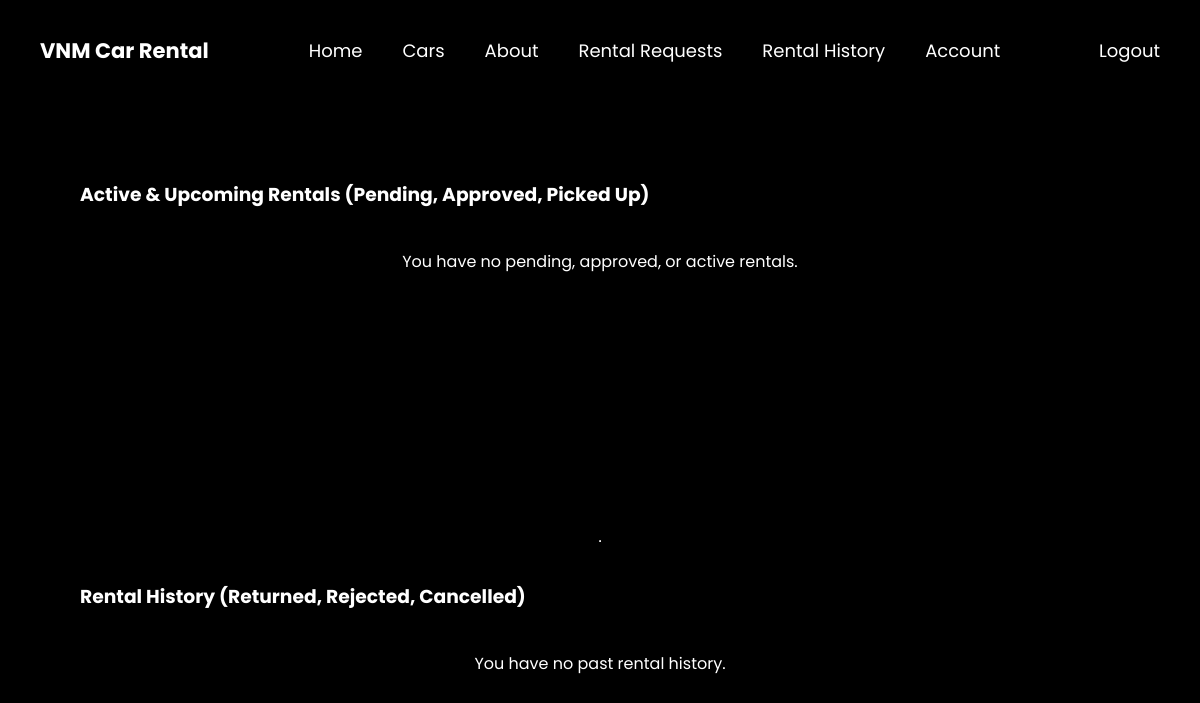
The app's page /vnm-system1/php/customer_lifecycle.php (signed in), older data.
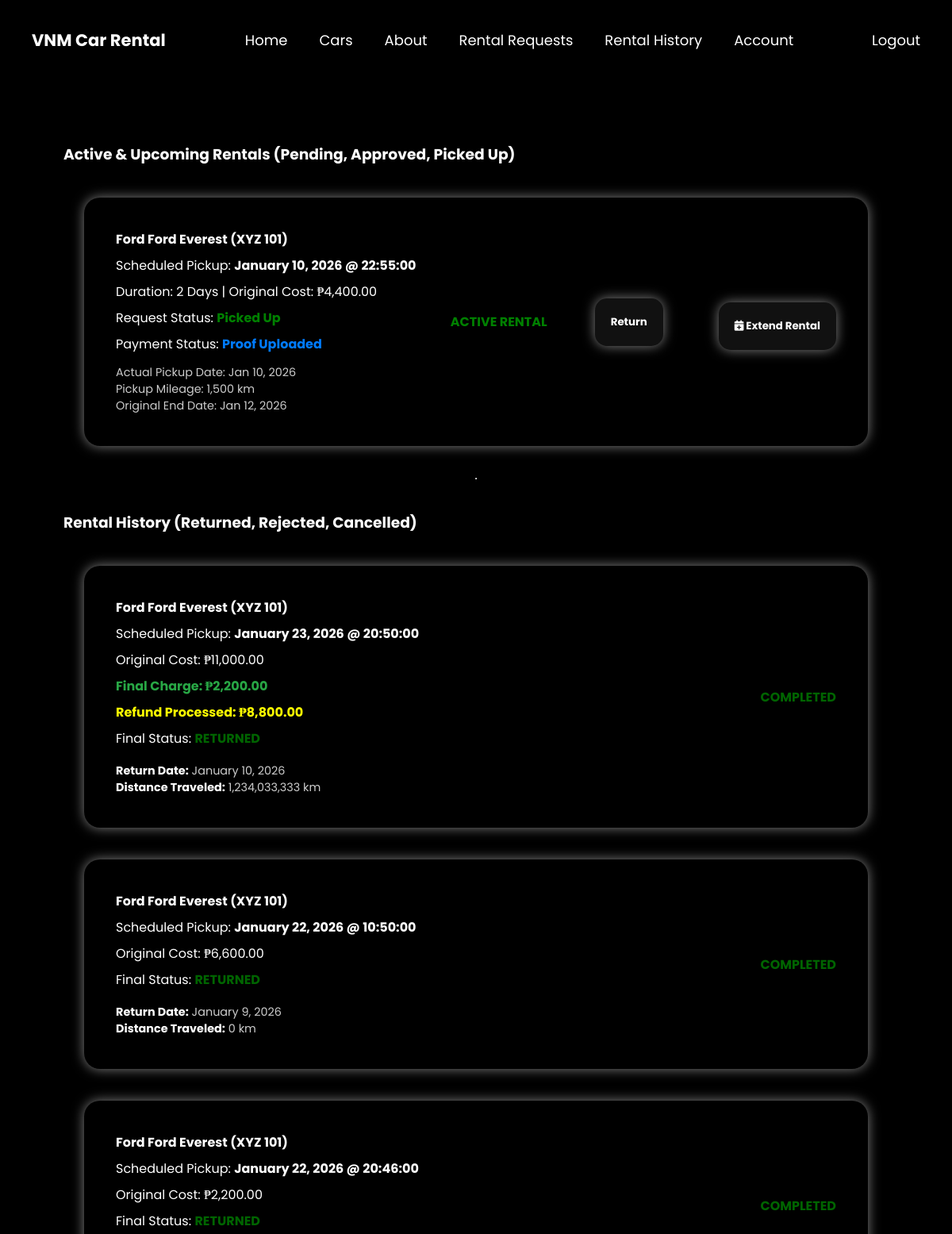
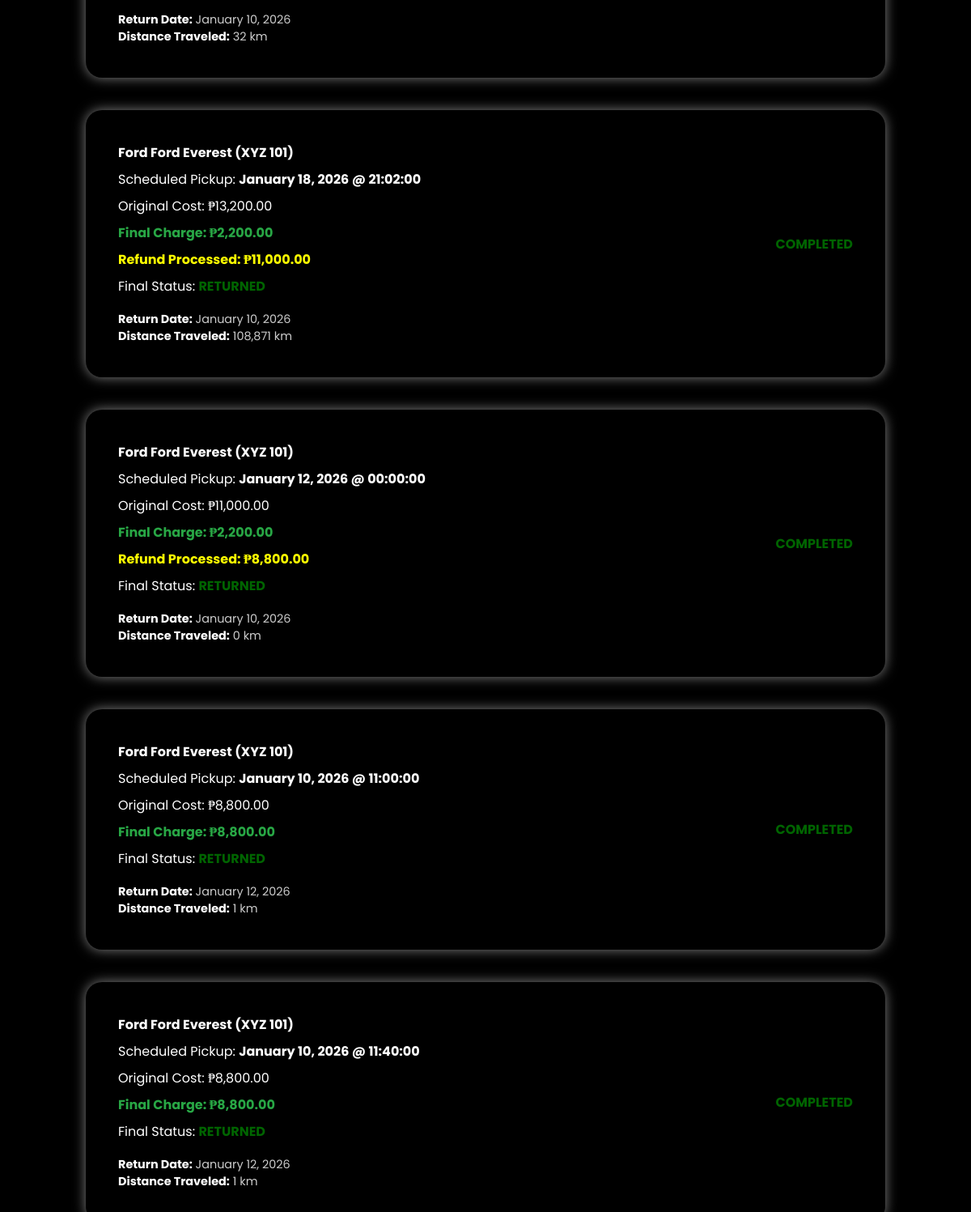
The same page, newer data (2 pictures, top to bottom).
### tables this page shows
CREATE TABLE `rental_requests` (
  `request_id` int(11) NOT NULL,
  `user_id` int(11) NOT NULL,
  `car_id` int(11) NOT NULL,
  `driver_license_photo` varchar(500) DEFAULT NULL,
  `rental_date` date NOT NULL,
  `rental_time` time NOT NULL,
  `rental_duration_days` int(11) NOT NULL,
  `total_cost` decimal(10,2) DEFAULT NULL,
  `odometer_pickup` int(11) DEFAULT NULL,
  `condition_pickup` text DEFAULT NULL,
  `actual_pickup_datetime` datetime DEFAULT NULL,
  `payment_proof_path` varchar(255) DEFAULT NULL,
  `payment_method` varchar(50) DEFAULT NULL,
  `payment_reference_no` varchar(100) DEFAULT NULL,
  `admin_notes` text DEFAULT NULL,
  `request_status` enum('Pending','Approved','Rejected','Cancelled','Picked Up','Returned','Early Return Requested','Early_Return_Approved','Early_Return_Scheduled') NOT NULL DEFAULT 'Pending',
  `request_timestamp` datetime NOT NULL DEFAULT current_timestamp(),
  `payment_status` enum('Unpaid','Paid','Proof Uploaded') NOT NULL DEFAULT 'Unpaid',
  `rental_lifecycle_status` enum('Scheduled','PickedUp','OnRide','Returned') NOT NULL DEFAULT 'Scheduled'
);

CREATE TABLE `cars` (
  `car_id` int(11) NOT NULL,
  `model` varchar(100) NOT NULL,
  `plate_no` varchar(20) NOT NULL,
  `car_brand` varchar(100) NOT NULL,
  `year` year(4) NOT NULL,
  `daily_rate` decimal(10,2) NOT NULL,
  `owner` varchar(150) NOT NULL,
  `fuel_type` varchar(50) NOT NULL,
  `transmission` varchar(50) NOT NULL,
  `is_available` tinyint(1) DEFAULT 1,
  `location_id` int(11) NOT NULL,
  `image` varchar(255) DEFAULT NULL,
  `availability` tinyint(1) NOT NULL DEFAULT 1,
  `description` text DEFAULT NULL
);

CREATE TABLE `rental_pickup_details` (
  `pickup_id` int(11) NOT NULL,
  `request_id` int(11) NOT NULL,
  `pickup_admin_id` int(11) DEFAULT NULL,
  `pickup_date_actual` datetime NOT NULL,
  `car_condition_pickup` text DEFAULT NULL,
  `odometer_pickup` int(11) DEFAULT NULL
);

CREATE TABLE `rental_return_requests` (
  `id` int(11) NOT NULL,
  `request_id` int(11) NOT NULL,
  `user_id` int(11) NOT NULL,
  `requested_at` datetime NOT NULL,
  `total_deducted_cost` decimal(10,2) NOT NULL COMMENT 'Cost based on requested return date',
  `status` varchar(50) NOT NULL DEFAULT 'Pending',
  `scheduled_return_date` date DEFAULT NULL,
  `scheduled_return_time` time DEFAULT NULL
);

CREATE TABLE `rental_return_details` (
  `return_id` int(11) NOT NULL,
  `request_id` int(11) NOT NULL,
  `return_admin_id` int(11) DEFAULT NULL,
  `return_date_actual` datetime NOT NULL,
  `car_condition_return` text DEFAULT NULL,
  `odometer_return` int(11) DEFAULT NULL,
  `damage_fee` decimal(10,2) NOT NULL DEFAULT 0.00,
  `final_refund_amount` decimal(10,2) NOT NULL DEFAULT 0.00
);

### vnm-system1/php/customer_lifecycle.php (the view, shortened to what the changed rows need)
<?php
include 'db.php';
$current_user_id = (int) $_SESSION['user'];
$current_sql = "
    SELECT
        rr.request_id, rr.rental_date, rr.rental_time, rr.rental_duration_days, rr.total_cost, rr.request_status, rr.payment_status, rr.car_id, /* <<< ADDED rr.car_id */
        c.car_brand, c.model, c.plate_no, c.daily_rate, /* <<< ADDED c.daily_rate */
        pd.pickup_date_actual, pd.odometer_pickup, pd.car_condition_pickup,
        -- Calculate the original expected return date based on actual pickup + duration
        DATE_ADD(pd.pickup_date_actual, INTERVAL rr.rental_duration_days DAY) AS expected_return_date,
        rrr.scheduled_return_date, rrr.scheduled_return_time,
        rrr.total_deducted_cost
    FROM rental_requests rr
    INNER JOIN cars c ON rr.car_id = c.car_id
    LEFT JOIN rental_pickup_details pd ON rr.request_id = pd.request_id
    LEFT JOIN rental_return_requests rrr ON rr.request_id = rrr.request_id
    WHERE rr.request_status IN ('Pending', 'Approved', 'Picked Up', 'Early Return Requested', 'Early_Return_Approved', 'Early_Return_Scheduled')
        AND rr.user_id = ?
    ORDER BY FIELD(rr.request_status, 'Picked Up', 'Early_Return_Scheduled', 'Early_Return_Approved', 'Early Return Requested', 'Approved', 'Pending') ASC, rr.rental_date ASC";
$stmt_current = $conn->prepare($current_sql);
$stmt_current->bind_param('i', $current_user_id);
$stmt_current->execute();
$current_details = $stmt_current->get_result();
$history_sql = "
    SELECT
        rr.request_id, rr.rental_date, rr.rental_time, rr.total_cost, rr.request_status, rr.payment_status,
        c.car_brand, c.model, c.plate_no,
        pd.odometer_pickup,
        rd.odometer_return, rd.return_date_actual, rd.damage_fee,
        rrr.total_deducted_cost
    FROM rental_requests rr
    INNER JOIN cars c ON rr.car_id = c.car_id
    LEFT JOIN rental_pickup_details pd ON rr.request_id = pd.request_id
    LEFT JOIN rental_return_details rd ON rr.request_id = rd.request_id
    LEFT JOIN rental_return_requests rrr ON rr.request_id = rrr.request_id
    WHERE rr.request_status IN ('Returned', 'Rejected', 'Cancelled')
        AND rr.user_id = ?
    ORDER BY rr.rental_date DESC";
$stmt_history = $conn->prepare($history_sql);
$stmt_history->bind_param('i', $current_user_id);
$stmt_history->execute();
$history_details = $stmt_history->get_result();
?>
<!DOCTYPE html>
<html lang="en">
<head>
    <link rel="stylesheet" href="../css/main.css">
    <link rel="stylesheet" href="../css/rent_form.css?v=1.01">
    <link rel="stylesheet" href="../css/rental.css?v=1.5">
    <link rel="stylesheet" href="https://cdnjs.cloudflare.com/ajax/libs/font-awesome/6.0.0-beta3/css/all.min.css">
</head>
<body>
    <main>
        <section id="upcoming">
            <h3>Active & Upcoming Rentals (Pending, Approved, Picked Up)</h3>
            <?php if ($current_details->num_rows > 0): ?>
                <?php while ($row = $current_details->fetch_assoc()):
                    $car_id = htmlspecialchars($row['car_id']);
                    $daily_rate = (float)($row['daily_rate'] ?? 0.00);
                    $rental_duration_days = (int)($row['rental_duration_days']);
                    $rental_date_display = date('F j, Y', strtotime($row['rental_date']));
                    $car_display = htmlspecialchars("{$row['car_brand']} {$row['model']} ({$row['plate_no']})");
                    $status_text = htmlspecialchars($row['request_status']);
                    $payment_status = htmlspecialchars($row['payment_status']);
                    $old_end_date = date('Y-m-d', strtotime($row['rental_date'] . ' + ' . $rental_duration_days . ' days'));
                    $original_cost = (float)($row['total_cost'] ?? 0.00);
                    $status_color = 'grey';
                    if ($status_text === 'Picked Up') $status_color = 'green';
                    $payment_status_color = '#dc3545';
                    if ($payment_status === 'Paid') {
                        $payment_status_color = 'darkgreen';
                    } elseif ($payment_status === 'Proof Uploaded') {
                        $payment_status_color = '#007bff';
                    }
                    $popover_data = json_encode([
                        'request_id' => $row['request_id'],
                        'car_display' => $car_display,
                        'total_cost' => number_format($row['total_cost'], 2)
                    ]);
                    $extend_popover_data = json_encode([
                        'request_id' => $row['request_id'],
                        'car_display' => $car_display,
                        'daily_rate' => $daily_rate,
                        'old_end_date' => $old_end_date,
                        'car_id' => $car_id
                    ]);
                ?>
                <div class="rental-detail">
                    <div class="detail">
                        <h4><?= $car_display ?></h4>
                        <p>Scheduled Pickup: <strong><?= $rental_date_display ?> @ <?= htmlspecialchars($row['rental_time']) ?></strong></p>
                        <p>Duration: <?= $rental_duration_days ?> Days | Original Cost: ₱<?= number_format($original_cost, 2) ?></p>
                        <p>Request Status: <span style="font-weight: bold; color: <?= $status_color ?>;"><?= str_replace('_', ' ', $status_text) ?></span></p>
                        <p>Payment Status: <span style="font-weight: bold; color: <?= $payment_status_color ?>;"><?= $payment_status ?></span></p>
                        <?php if ($status_text === 'Picked Up'): ?>
                            <p style="font-size: 0.9em; color: #ccc; margin-top: 5px;">
                                Actual Pickup Date: <?= date('M j, Y', strtotime($row['pickup_date_actual'])) ?><br>
                                Pickup Mileage: <?= number_format($row['odometer_pickup'] ?? 0) ?> km<br>
                                Original End Date: <?= date('M j, Y', strtotime($old_end_date)) ?>
                            </p>
                        <?php endif; ?>
                    </div>
                    <div class="action-status">
                        <?php if ($status_text === 'Approved' && $payment_status === 'Unpaid'): ?>
                            <button
                                id="payment-button-<?= $row['request_id'] ?>"
                                data-popover-details='<?= htmlspecialchars($popover_data, ENT_QUOTES, 'UTF-8') ?>'
                                onclick="openPaymentPopover(this)"
                                popovertarget="payment-popover"
                                style="background-color: #ffc107; color: black; border: none; padding: 8px 15px; border-radius: 4px; cursor: pointer; font-weight: bold;"
                            >Upload Payment Proof</button>
                        <?php elseif ($status_text === 'Approved' && $payment_status === 'Proof Uploaded'): ?>
                            <p style="color: #007bff; font-weight: bold; margin: 0;">Proof Awaiting Admin Check</p>
                        <?php elseif ($status_text === 'Picked Up'): ?>
                            <p style="color: green; font-weight: bold; margin: 0;">ACTIVE RENTAL</p>
                        <?php endif; ?>
                        <?php if ($status_text === 'Picked Up'): ?>
                            <form action="request_return.php" method="post" style="display: inline-block; margin-right: 10px;">
                                <button type="submit" name="return_button" class="vnm-action-button">Return</button>
                            </form>
                            <button
                                id="extend-button-<?= $row['request_id'] ?>"
                                data-popover-details='<?= htmlspecialchars($extend_popover_data, ENT_QUOTES, 'UTF-8') ?>'
                                onclick="openExtendPopover(this)"
                                popovertarget="extend-popover"
                                class="vnm-action-button" style="margin-top: 10px;"
                            ><i class="fas fa-calendar-plus"></i> Extend Rental</button>
                        <?php endif; ?>
                    </div>
                </div>
                <?php endwhile; ?>
            <?php else: ?>
                <p>You have no pending, approved, or active rentals.</p>
            <?php endif; ?>
        </section>
        <section id="history">
            <h3>Rental History (Returned, Rejected, Cancelled)</h3>
            <?php if ($history_details->num_rows > 0): ?>
                <?php while ($row = $history_details->fetch_assoc()):
                    $rental_date_display = date('F j, Y', strtotime($row['rental_date']));
                    $car_display = htmlspecialchars("{$row['car_brand']} {$row['model']} ({$row['plate_no']})");
                    $status_text = htmlspecialchars($row['request_status']);
                    $refund_amount_hist = 0.00;
                    $original_cost_hist = (float)($row['total_cost'] ?? 0.00);
                    $final_cost_display = number_format($original_cost_hist, 2);
                    if ($status_text === 'Returned' && !empty($row['total_deducted_cost'])) {
                        $final_charge_hist = (float)($row['total_deducted_cost']);
                        $refund_amount_hist = max(0, $original_cost_hist - $final_charge_hist);
                        $final_cost_display = number_format($final_charge_hist, 2);
                    }
                    $status_color = 'grey';
                    if ($status_text === 'Returned') {
                        $status_color = 'darkgreen';
                    } elseif ($status_text === 'Rejected') {
                        $status_color = 'red';
                    } elseif ($status_text === 'Cancelled') {
                        $status_color = 'grey';
                    }
                ?>
                <div class="rental-detail">
                    <div class="detail">
                        <h4><?= $car_display ?></h4>
                        <p>Scheduled Pickup: <strong><?= $rental_date_display ?> @ <?= htmlspecialchars($row['rental_time']) ?></strong></p>
                        <p>Original Cost: ₱<?= number_format($original_cost_hist, 2) ?></p>
                        <?php if ($status_text === 'Returned'): ?>
                            <?php if ($refund_amount_hist > 0): ?>
                                <p style="color: #28a745; font-weight: bold;">Final Charge: ₱<?= $final_cost_display ?></p>
                                <p style="color: yellow; font-weight: bold;">Refund Processed: ₱<?= number_format($refund_amount_hist, 2) ?></p>
                            <?php elseif (!empty($row['total_deducted_cost'])): ?>
                                <p style="color: #28a745; font-weight: bold;">Final Charge: ₱<?= $final_cost_display ?></p>
                            <?php endif; ?>
                        <?php endif; ?>
                        <p>Final Status: <span style="font-weight: bold; color: <?= $status_color ?>;"><?= strtoupper($status_text) ?></span></p>
                        <?php if ($status_text === 'Returned'): ?>
                            <p style="font-size: 0.9em; margin-top: 10px; color: #ccc;">
                                <strong>Return Date:</strong> <?= date('F j, Y', strtotime($row['return_date_actual'])) ?><br>
                                <strong>Distance Traveled:</strong> <?= number_format($row['odometer_return'] - $row['odometer_pickup']) ?> km
                            </p>
                        <?php endif; ?>
                    </div>
                    <div class="action-status">
                        <?php if ($status_text === 'Returned'): ?>
                            <p style="color: darkgreen; font-weight: bold; margin: 0;">COMPLETED</p>
                        <? else: ?>
                            <p style="color: <?= $status_color ?>; font-weight: bold; margin: 0;">STOPPED</p>
                        <?php endif; ?>
                    </div>
                </div>
                <?php endwhile; ?>
            <?php else: ?>
                <p>You have no past rental history.</p>
            <?php endif; ?>
        </section>
        </main>
</body>
</html>

Row changes from the older to the newer data that the page shows:
added rental_requests: car.plate_no "Ford Ford Everest (XYZ 101)", rental_date "January 10, 2026", rental_time "22:55:00", rental_duration_days "2", total_cost "4,400.00", request_status "Picked Up", payment_status "Proof Uploaded", rental_pickup_details.pickup_date_actual "Jan 10, 2026", rental_pickup_details.odometer_pickup "1,500", date('M j, Y', strtotime($old_end_date)) "Jan 12, 2026", shows "ACTIVE RENTAL", shown under "Active & Upcoming Rentals (Pending, Approved, Picked Up)"
added rental_requests: car.plate_no "Ford Ford Everest (XYZ 101)", rental_date "January 23, 2026", rental_time "20:50:00", total_cost "11,000.00", rental_return_requests.total_deducted_cost "2,200.00", total_cost.total_deducted_cost "8,800.00", request_status "RETURNED", rental_return_details.return_date_actual "January 10, 2026", rental_return_details.odometer_return "1,234,033,333", shows "COMPLETED", shown under "Rental History (Returned, Rejected, Cancelled)"
added rental_requests: car.plate_no "Ford Ford Everest (XYZ 101)", rental_date "January 22, 2026", rental_time "10:50:00", total_cost "6,600.00", request_status "RETURNED", rental_return_details.return_date_actual "January 9, 2026", rental_return_details.odometer_return "0", shows "COMPLETED", shown under "Rental History (Returned, Rejected, Cancelled)"
added rental_requests: car.plate_no "Ford Ford Everest (XYZ 101)", rental_date "January 22, 2026", rental_time "20:46:00", total_cost "2,200.00", request_status "RETURNED", rental_return_details.return_date_actual "January 10, 2026", rental_return_details.odometer_return "32", shows "COMPLETED", shown under "Rental History (Returned, Rejected, Cancelled)"
added rental_requests: car.plate_no "Ford Ford Everest (XYZ 101)", rental_date "January 18, 2026", rental_time "21:02:00", total_cost "13,200.00", rental_return_requests.total_deducted_cost "2,200.00", total_cost.total_deducted_cost "11,000.00", request_status "RETURNED", rental_return_details.return_date_actual "January 10, 2026", rental_return_details.odometer_return "108,871", shows "COMPLETED", shown under "Rental History (Returned, Rejected, Cancelled)"
added rental_requests: car.plate_no "Ford Ford Everest (XYZ 101)", rental_date "January 12, 2026", rental_time "00:00:00", total_cost "11,000.00", rental_return_requests.total_deducted_cost "2,200.00", total_cost.total_deducted_cost "8,800.00", request_status "RETURNED", rental_return_details.return_date_actual "January 10, 2026", rental_return_details.odometer_return "0", shows "COMPLETED", shown under "Rental History (Returned, Rejected, Cancelled)"
added rental_requests: car.plate_no "Ford Ford Everest (XYZ 101)", rental_date "January 10, 2026", rental_time "11:00:00", total_cost "8,800.00", rental_return_requests.total_deducted_cost "8,800.00", request_status "RETURNED", rental_return_details.return_date_actual "January 12, 2026", rental_return_details.odometer_return "1", shows "COMPLETED", shown under "Rental History (Returned, Rejected, Cancelled)"
added rental_requests: car.plate_no "Ford Ford Everest (XYZ 101)", rental_date "January 10, 2026", rental_time "11:40:00", total_cost "8,800.00", rental_return_requests.total_deducted_cost "8,800.00", request_status "RETURNED", rental_return_details.return_date_actual "January 12, 2026", rental_return_details.odometer_return "1", shows "COMPLETED", shown under "Rental History (Returned, Rejected, Cancelled)"
Text that changed along with them:
text no longer shown: "You have no pending, approved, or active rentals. You have no past rental history."
